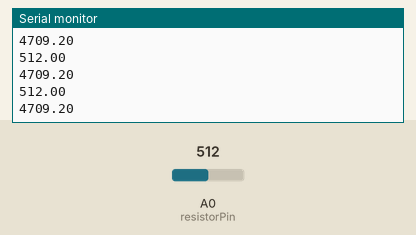
Bench run of a sketch on a simulated Arduino Uno, built with avr-gcc and run on an emulated ATmega328P. On the bench: the last lines printed to the serial monitor. The test bench sets the inputs (shaded band); at power-on: A0 (resistorPin) = 512.

Above: at 1.2 s.
1.3 s: A0 (resistorPin) set to 1010
At 1.69 s:
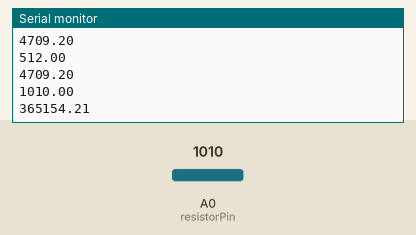
2.8 s: A0 (resistorPin) set to 1023
At 3.2 s:
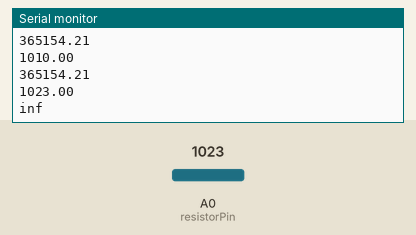
Timing chart, 0 to 5.8 s (numbered marks = the images above; inputs shaded):
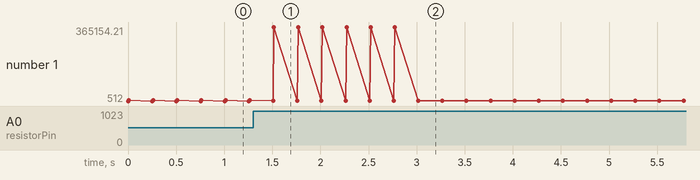

The sketch:

Ohm_Meter.ino
```cpp
const int resistorPin = A0;     // initalizes the pin to attach the resistors
float resistorValue = 0;        // variable to store the resistors read values
float Vout = 0;                 // variable to store the V out from the resistor
float referenceResistor = 4700; // set your reference resistor value here
float measuredResistance = 0;
float mappedResistorValue = 0;
int Vin = 5.08;

void
setup() {
  Serial.begin(9600);
}

void
loop() {
  resistorValue = analogRead(resistorPin);

  mappedResistorValue = map(resistorValue, 0, 1023, 0, 255);
  Serial.println(resistorValue);
  Vout = (resistorValue * Vin) / 1023.0;
  measuredResistance = (Vout * 4700) / (Vin - Vout);
  Serial.println(measuredResistance);
  delay(250);
}
```

Measured:
- the behaviour switches between 1022 and 1023 on A0 (resistorPin) (found by bisection; images 1 and 2)
- after the input at 1.3 s, the serial monitor: prints a new line after 0.21 s (image 1)
- after the input at 2.8 s, the serial monitor: prints a new line after 0.22 s (image 2)
- plotted number 1: 4709.2 → 365154.21 after the input at 1.3 s, 365154.21 → 1023 after the input at 2.8 s
